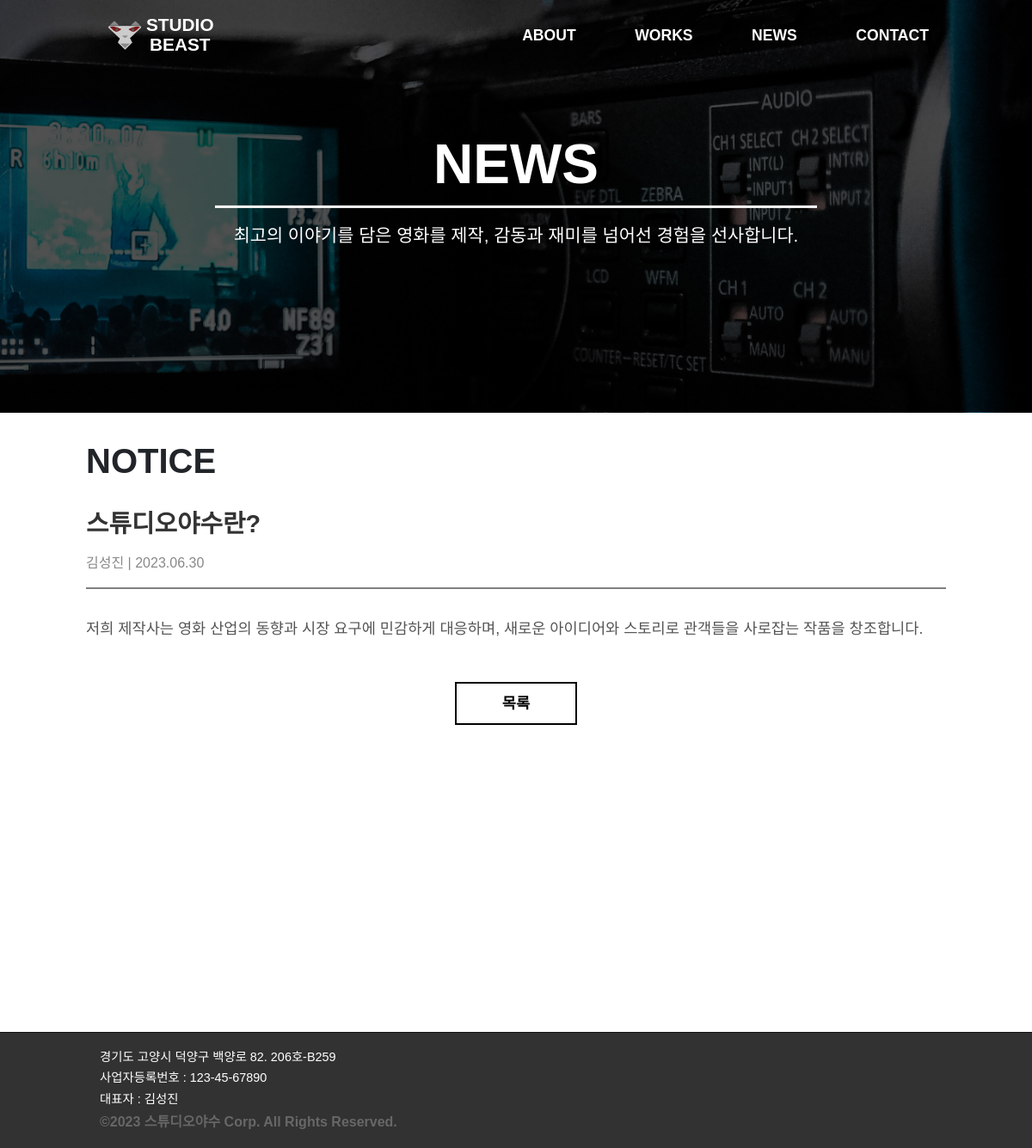
/news/1/, run on an earlier commit of the app's database.
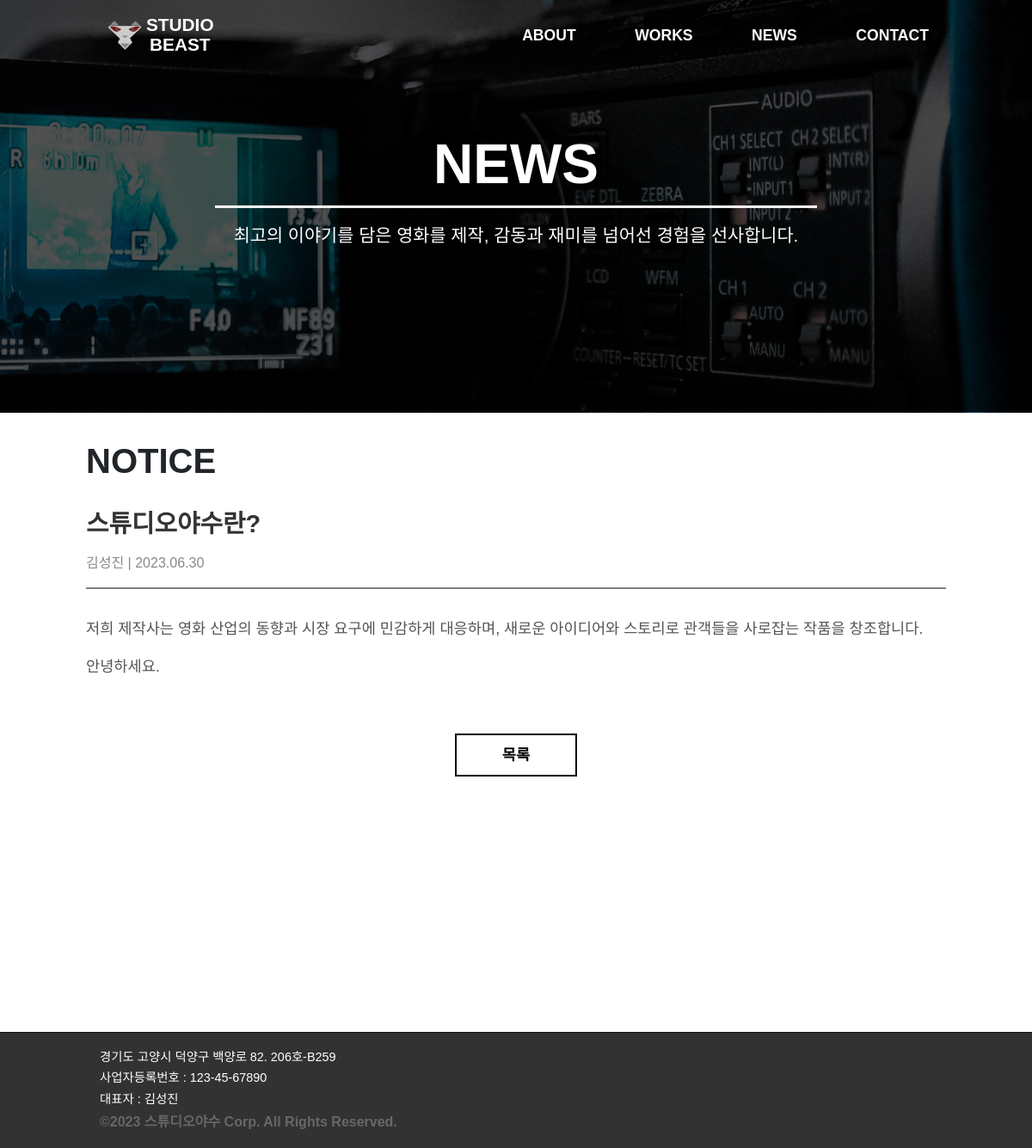
And on a later commit of the database.
### news/models.py (models this page shows, shortened)
class News(models.Model):
    subject = models.CharField(max_length=100)
    author = models.CharField(max_length=50)
    content = HTMLField()
    create_date = models.DateTimeField()

### news/views.py (the view)
# urls.py: path('<int:news_id>/',views.detail, name='detail'),
def detail(request, news_id):
    index = get_object_or_404(News, pk=news_id)
    context = {'index': index}
    return render(request,'news/detail.html', context)

### templates/news/detail.html (shortened to what this page needs)
{% extends 'base.html' %}
{% load static %}
{% block content %}
<div class="news_detail_height">
    <div class="image-container">
        <img src="{% static 'img/backimg-01.jpg' %}" class="side-background" alt="배경 이미지">
        <div class="img_about_main">
            <div class="img_about_one">NEWS</div>
            <div class="img_about_two">최고의 이야기를 담은 영화를 제작, 감동과 재미를 넘어선 경험을 선사합니다.</div>
        </div>
    </div>
    <div class="about_animation">
        <h2 class="works_text_one">NOTICE</h2>
        <div class="news_detail_main">
            <h3>{{ index.subject }}</h3>
            <p class="news_detail_author">{{ index.author }} | {{ index.create_date|date:"Y.m.d" }}</p>
            <div class="news_detail_content">{{ index.content|safe }}</div>
        </div>
        <div class="button_main"><a href="{% url 'news:news' %}" class="button_side" style="font-size: 1.1rem; padding: 10px 53px;;">목록</a></div>
    </div>
</div>
{% endblock %}

What changed in the data, as far as the page shows it:
changed News "스튜디오야수란?": content "저희 제작사는 영화 산업의 동향과 시장 요구에 민감하게 대응하며, 새로운 아이디어와 스토리로 관객들을 사로잡는 작품을 창조합니다." → "저희 제작사는 영화 산업의 동향과 시장 요구에 민감하게 대응하며, 새로운 아이디어와 스토리로 관객들을 사로잡는 작품을 창조합니다. 안녕하세요."
